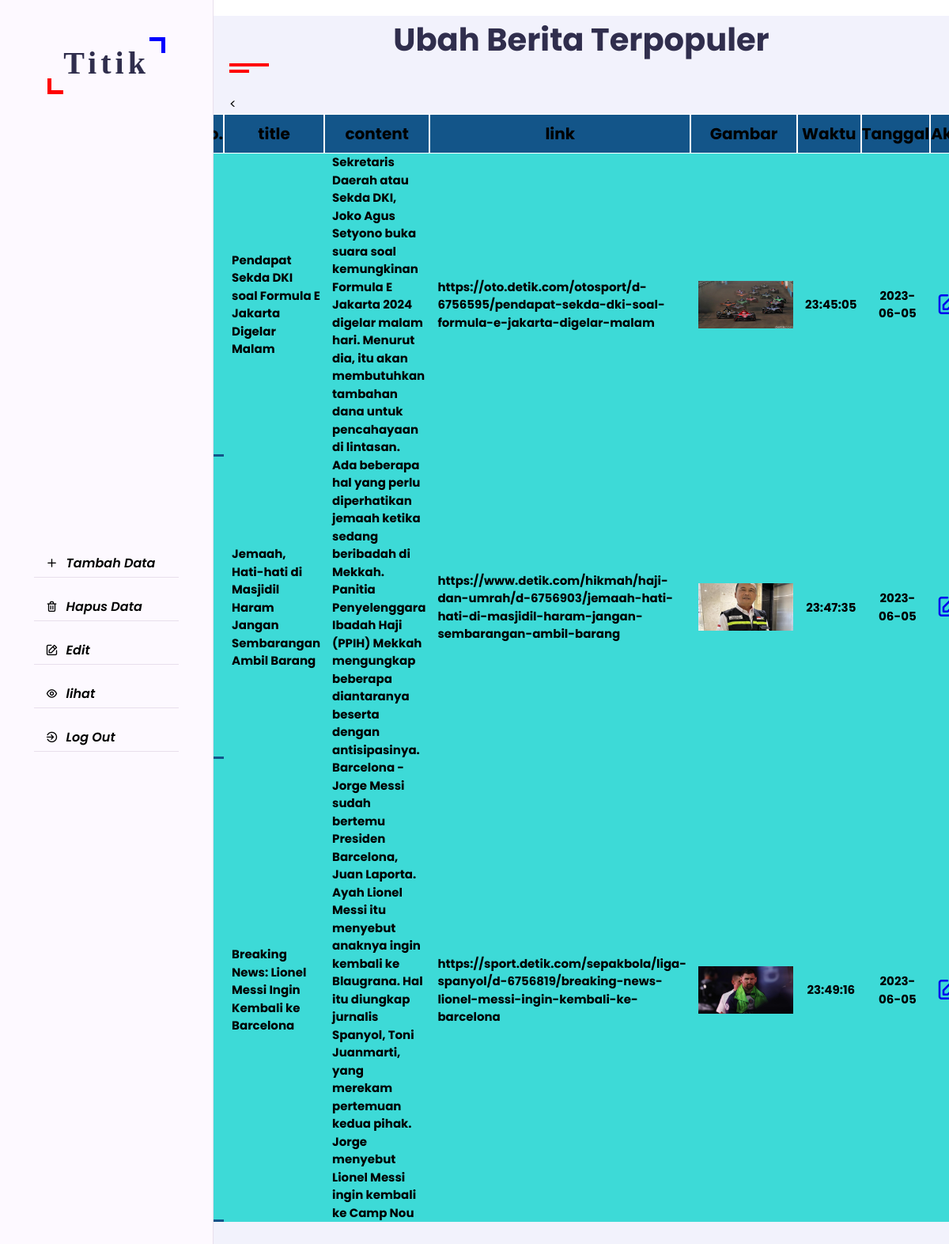
The page /admin/asset/ubah/ubah.popular.news.php (signed in) on the database its author committed.
### tables this page shows
CREATE TABLE `berita_terpopuler` (
  `popular_id` int NOT NULL,
  `title` varchar(255) NOT NULL,
  `content` text NOT NULL,
  `link` varchar(255) NOT NULL,
  `gambar` varchar(255) NOT NULL,
  `waktu` time NOT NULL,
  `tanggal` date NOT NULL
);

### admin/functions.php (called while the page is built, shortened)
<?php
$conn = mysqli_connect("localhost", "root", "", "titik_news");
function query($query)
{
    global $conn;
    $result = mysqli_query($conn, $query);
    $rows = [];
    while ($row = mysqli_fetch_assoc($result)) {
        $rows[] = $row;
    }
    return $rows;
}

### admin/asset/ubah/ubah.popular.news.php (the view, shortened to what this page needs)
<?php
require('../../functions.php');
$populars = query("SELECT * FROM berita_terpopuler ");
?>
<?php require('../../partials/header.php'); ?>
<div class="main-container">
    <div class="aside">
        <div class="logo">
            <a href="../../index.php"><span>Titik</span></a>
        </div>
        <ul class="nav">
            <li>
                <a href="../tampilan/tampilantambah.php" class="active"><i class="uil uil-plus"><span>Tambah Data</span></i></a>
            </li>
            <li>
                <a href="../tampilan/tampilanhapus.php" class="active"><i class="uil uil-trash-alt"><span>Hapus Data</span></i></a>
            </li>
            <li>
                <a href="../tampilan/tampilanubah.php" class="active"><i class="uil uil-edit"><span>Edit</span></i></a>
            </li>
            <li>
                <a href="../../lihat.php" class="active"><i class="uil uil-eye"><span>lihat</span></i></a>
            </li>
            <li>
                <a href="../logout.php"><i class="uil uil-sign-out-alt"><span>Log Out</span></i></a>
            </li>
        </ul>
    </div>
    <div class="main-content">
        <section id="about" class="about section">
            <div class="container">
                <div class="section-title">
                    <h2>Ubah Berita Terpopuler</h2>
                </div>
                <<table cellpadding="10" cellspacing="0">
                    <tr class="name">
                        <th class="no">No.</th>
                        <th>title</th>
                        <th>content</th>
                        <th>link</th>
                        <th>Gambar</th>
                        <th>Waktu</th>
                        <th>Tanggal</th>
                        <th class="no">Aksi</th>
                    </tr>
                    <?php $i = 1; ?>
                    <?php foreach ($populars as $row) : ?>
                        <tr class="isi">
                            <td class="no"><?= $i; ?></td>
                            <td class="padding"><?= $row["title"]; ?></td>
                            <td class="padding"><?= $row["content"]; ?></td>
                            <td class="padding"><?= $row["link"]; ?></td>
                            <td class="gambar padding"><img src="../../img/<?= $row["gambar"]; ?>" alt="" width="120" height="60"></td>
                            <td class="padding waktu"><?= $row["waktu"]; ?></td>
                            <td class="padding waktu"><?= $row["tanggal"]; ?></td>
                            <td class="uil">
                                <a href="../../ubah.popular.php?news_id=<?= $row["popular_id"]; ?>"><i class="uil uil-edit"></i></a>
                            </td>
                        </tr>
                        <?php $i++; ?>
                    <?php endforeach; ?>
                    </table>
            </div>
        </section>
    </div>
</div>
<?php require('../../partials/footer.php'); ?>

### admin/asset/css/admin.css (style rules this page uses)
:root { --bg-black-900: #f2f2fc; --bg-black-100: #fdf9ff; --bg-black-50: #e8dfec; --text-black-900: #302e4d; --text-black-700: #504e70; }
body { line-height: 1.5; font-size: 16px; font-family: "Poppins", sans-serif; }
* { margin: 0; padding: 0; outline: none; text-decoration: none; box-sizing: border-box; }
.section { background: url(../../img/wallpaper.jpg); min-height: 100vh; display: block; padding: 0 20px; opacity: 1; }
.main-content { padding-left: 270px; }
.container { max-width: 1100px; width: 100%; margin: auto; }
.section .container { padding-bottom: 70px; }
.section-title { flex: 0 0 100%; max-width: 100%; margin-bottom: 20px; margin-top: 20px; }
.section-title h2 { font-size: 40px; color: var(--text-black-900); font-weight: 700; position: relative; text-align: center; }
.section-title h2::before { content: ""; height: 4px; width: 220px; background-color: red; position: absolute; top: 100%; left: 40%; }
.aside { width: 270px; background: var(--bg-black-100); position: fixed; left: 0; top: 0; padding: 30px; height: 100%; border-right: 1px solid var(--bg-black-50); display: flex; justify-content: center; align-items: center; z-index: 10; }
.aside .logo { position: absolute; top: 50px; font-size: 30px; text-transform: capitalize; }
.aside .logo a { color: var(--text-black-900); font-weight: 700; padding: 15px 20px; font-size: 30px; letter-spacing: 5px; position: relative; }
.aside .logo a span { font-family: "Clicker Script", cursive; font-size: 40px; }
.aside .logo a::before { content: ""; position: absolute; width: 20px; height: 20px; border-bottom: 5px solid red; border-left: 5px solid red; bottom: 0; left: 0; }
.aside .logo a::after { content: ""; position: absolute; width: 20px; height: 20px; border-top: 5px solid blue; border-right: 5px solid blue; top: 0; right: 0; }
.aside .nav { margin-top: 50px; }
.aside .nav li { margin-bottom: 20px; display: block; }
.aside .nav li a { font-size: 16px; font-weight: 600; display: block; border-bottom: 1px solid var(--bg-black-50); color: black; padding: 5px 15px; }
.aside .nav li a i span { padding-left: 10px; }
.aside .nav li a.active { color: black; }
.aside .nav li a i { margin-right: 15px; }
.about .container table { display: flex; justify-content: center; align-items: center; }
.about .container th { width: 150px; height: 50px; border: 1px solid white; }
.about .container table .name { background-color: #135589; text-align: center; font-size: 20px; }
.about .container table .name .no { width: 80px; }
.about .container table .isi { background-color: #3ddad7; font-size: 15px; font-weight: bold; }
.about .container table .isi .no { text-align: center; background-color: #3ddad7; padding-left: 5px; padding-right: 5px; }
.about .container table .isi .padding { padding-left: 10px; padding-right: 5px; }
.about .container table .isi .waktu { text-align: center; }
.about .container table .isi .gambar { text-align: center; padding-top: 5px; }
.about .container table .isi .uil { font-size: 30px; text-align: center; }
.about .container table .isi .no { text-align: center; background-color: #3ddad7; padding: 5px; border-bottom: 3px solid #135589; }

### admin/asset/css/color.css (style rules this page uses)
:root { --skin-color: #ec1839; }

### rows shown on the page
berita_terpopuler: title "Pendapat Sekda DKI soal Formula E Jakarta Digelar Malam", content "Sekretaris Daerah atau Sekda DKI, Joko Agus Setyono buka suara soal kemungkinan Formula E Jakarta 2024 digelar malam hari. Menurut dia, itu akan membutuhkan tambahan dana untuk pencahayaan di lintasan.", link "https://oto.detik.com/otosport/d-6756595/pendapat-sekda-dki-soal-formula-e-jakarta-digelar-malam", gambar (picture), waktu "23:45:05", tanggal "2023-06-05"
berita_terpopuler: title "Jemaah, Hati-hati di Masjidil Haram Jangan Sembarangan Ambil Barang", content "Ada beberapa hal yang perlu diperhatikan jemaah ketika sedang beribadah di Mekkah. Panitia Penyelenggara Ibadah Haji (PPIH) Mekkah mengungkap beberapa diantaranya beserta dengan antisipasinya.", link "https://www.detik.com/hikmah/haji-dan-umrah/d-6756903/jemaah-hati-hati-di-masjidil-haram-jangan-sembarangan-ambil-barang", gambar (picture), waktu "23:47:35", tanggal "2023-06-05"
berita_terpopuler: title "Breaking News: Lionel Messi Ingin Kembali ke Barcelona", content "Barcelona - Jorge Messi sudah bertemu Presiden Barcelona, Juan Laporta. Ayah Lionel Messi itu menyebut anaknya ingin kembali ke Blaugrana. Hal itu diungkap jurnalis Spanyol, Toni Juanmarti, yang merekam pertemuan kedua pihak. Jorge menyebut Lionel Messi ingin kembali ke Camp Nou", link "https://sport.detik.com/sepakbola/liga-spanyol/d-6756819/breaking-news-lionel-messi-ingin-kembali-ke-barcelona", gambar (picture), waktu "23:49:16", tanggal "2023-06-05"
